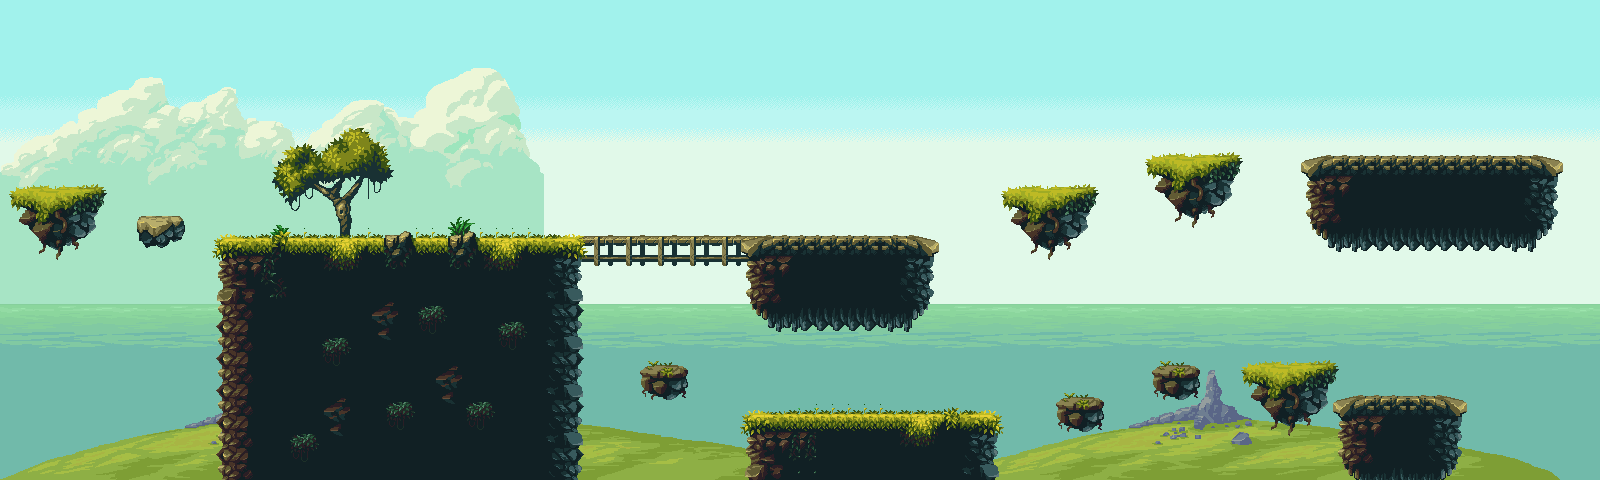

A level layout from a 2D game, rendered from its tile map. Below: a short description, then the map file with tile-grid data replaced by summaries:
An orthogonal 100x30 tile map with 16x16 px tiles, 6 tile layers (bg, clouds, landscapes, trees, ...), 4 tilesets and 22 objects.

<map version="1.2" tiledversion="1.3.1" orientation="orthogonal" renderorder="right-down" compressionlevel="0" width="100" height="30" tilewidth="16" tileheight="16" infinite="0" nextlayerid="17" nextobjectid="26">
 <tileset firstgid="1" name="tileset" tilewidth="16" tileheight="16" tilecount="1160" columns="58">
  <properties>
   <property name="TextureName" value="tileset" />
  </properties>
  <image source="../Graphics/tileset.png" width="928" height="320" />
 </tileset>
 <tileset firstgid="1161" source="bg.tsx" />
 <tileset firstgid="1162" source="ground.tsx" />
 <tileset firstgid="1163" source="cloud.tsx" />
 <layer id="13" name="bg" width="100" height="30">
  <data>[3000 cells, 1 non-empty, 1 distinct tile ids]</data>
 </layer>
 <layer id="14" name="clouds" width="100" height="30">
  <properties>
   <property name="Amount" type="int" value="4" />
   <property name="Speed" type="float" value="-0.25" />
  </properties>
  <data>[3000 cells, 1 non-empty, 1 distinct tile ids]</data>
 </layer>
 <layer id="15" name="landscapes" width="100" height="30">
  <data>[3000 cells, 3 non-empty, 1 distinct tile ids]</data>
 </layer>
 <layer id="16" name="trees" width="100" height="30">
  <data>[3000 cells, 56 non-empty, 56 distinct tile ids]</data>
 </layer>
 <layer id="6" name="bridges" width="100" height="30">
  <data>[3000 cells, 39 non-empty, 15 distinct tile ids]</data>
 </layer>
 <layer id="5" name="rocks" width="100" height="30">
  <data>[3000 cells, 936 non-empty, 223 distinct tile ids]</data>
 </layer>
 <objectgroup id="9" name="one_way_blocks" visible="0">
  <object id="23" x="576" y="240" width="176" height="16" />
 </objectgroup>
 <objectgroup id="7" name="blocks" visible="0">
  <object id="3" x="224" y="240" width="352" height="240" />
  <object id="4" x="16" y="192" width="80" height="32" />
  <object id="5" x="32" y="224" width="64" height="16" />
  <object id="6" x="640" y="368" width="48" height="32" />
  <object id="7" x="752" y="416" width="240" height="64" />
  <object id="8" x="752" y="240" width="176" height="80" />
  <object id="9" x="1008" y="192" width="80" height="32" />
  <object id="10" x="1024" y="224" width="64" height="16" />
  <object id="11" x="1152" y="160" width="80" height="32" />
  <object id="12" x="1168" y="192" width="64" height="16" />
  <object id="13" x="1152" y="368" width="48" height="32" />
  <object id="14" x="1056" y="400" width="48" height="32" />
  <object id="15" x="1248" y="368" width="80" height="32" />
  <object id="16" x="1264" y="400" width="64" height="16" />
  <object id="17" x="1328" y="400" width="128" height="16" />
  <object id="18" x="1344" y="416" width="112" height="48" />
  <object id="19" x="1344" y="464" width="112" height="16" />
  <object id="20" x="1312" y="160" width="240" height="80" />
  <object id="21" x="140" y="216" width="44" height="24" />
 </objectgroup>
 <objectgroup id="10" name="big_narutos" visible="0">
  <object id="24" x="752" y="176">
   <properties>
    <property name="Direction" value="horizontal" />
    <property name="MoveAmount" type="int" value="-176" />
   </properties>
  </object>
 </objectgroup>
 <objectgroup id="8" name="player_spawn" visible="0">
  <object id="22" x="272" y="112" />
 </objectgroup>
</map>
